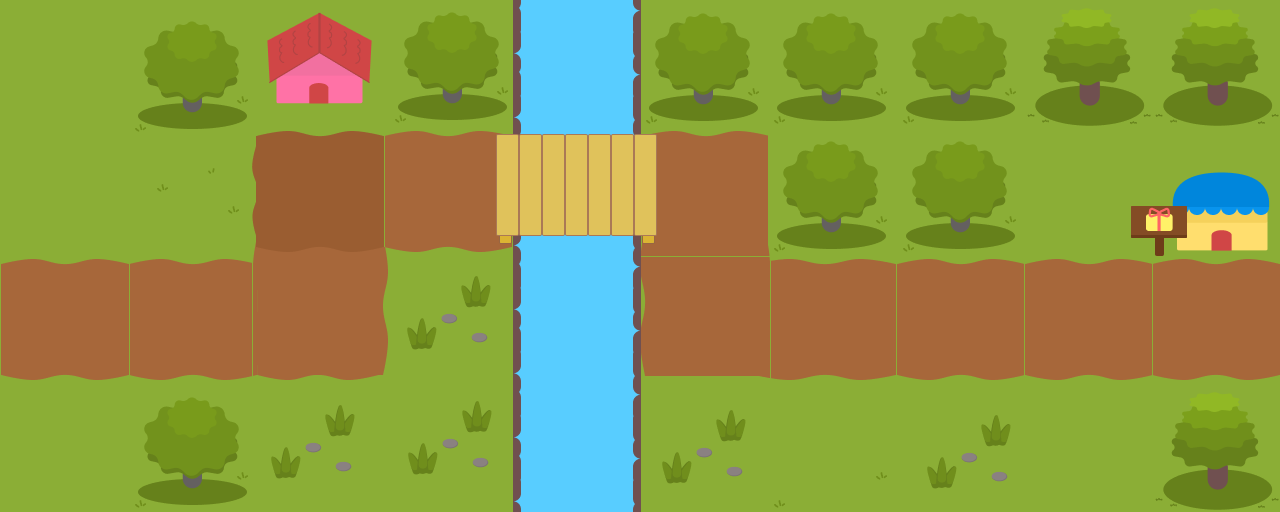

The image is a tile-based game level rendered from a .tmx file. Its description and complete source (layers, tilesets, objects, tile grids) follow:
An orthogonal 10x4 tile map with 128x128 px tiles, 1 tile layer (Tile Layer 1).

<map version="1.10" tiledversion="1.10.2" orientation="orthogonal" renderorder="right-down" width="10" height="4" tilewidth="128" tileheight="128" infinite="0" nextlayerid="2" nextobjectid="1">
 <tileset firstgid="1" name="lvl4" tilewidth="128" tileheight="128" tilecount="40" columns="10">
  <image source="../images/lvl4.png" width="1280" height="512" />
  <tile id="4">
   <properties>
    <property name="isWater" type="bool" value="true" />
   </properties>
  </tile>
  <tile id="12">
   <properties>
    <property name="isPath" type="bool" value="true" />
   </properties>
  </tile>
  <tile id="13">
   <properties>
    <property name="isPath" type="bool" value="true" />
   </properties>
  </tile>
  <tile id="14">
   <properties>
    <property name="isPath" type="bool" value="true" />
   </properties>
  </tile>
  <tile id="15">
   <properties>
    <property name="isPath" type="bool" value="true" />
   </properties>
  </tile>
  <tile id="20">
   <properties>
    <property name="isPath" type="bool" value="true" />
   </properties>
  </tile>
  <tile id="21">
   <properties>
    <property name="isPath" type="bool" value="true" />
   </properties>
  </tile>
  <tile id="22">
   <properties>
    <property name="isPath" type="bool" value="true" />
   </properties>
  </tile>
  <tile id="24">
   <properties>
    <property name="isWater" type="bool" value="true" />
   </properties>
  </tile>
  <tile id="25">
   <properties>
    <property name="isPath" type="bool" value="true" />
   </properties>
  </tile>
  <tile id="26">
   <properties>
    <property name="isPath" type="bool" value="true" />
   </properties>
  </tile>
  <tile id="27">
   <properties>
    <property name="isPath" type="bool" value="true" />
   </properties>
  </tile>
  <tile id="28">
   <properties>
    <property name="isPath" type="bool" value="true" />
   </properties>
  </tile>
  <tile id="29">
   <properties>
    <property name="isPath" type="bool" value="true" />
   </properties>
  </tile>
  <tile id="34">
   <properties>
    <property name="isWater" type="bool" value="true" />
   </properties>
  </tile>
 </tileset>
 <layer id="1" name="Tile Layer 1" width="10" height="4">
  <data encoding="csv">
1,2,3,4,5,6,7,8,9,10,
11,12,13,14,15,16,17,18,19,20,
21,22,23,24,25,26,27,28,29,30,
31,32,33,34,35,36,37,38,39,40
</data>
 </layer>
</map>
